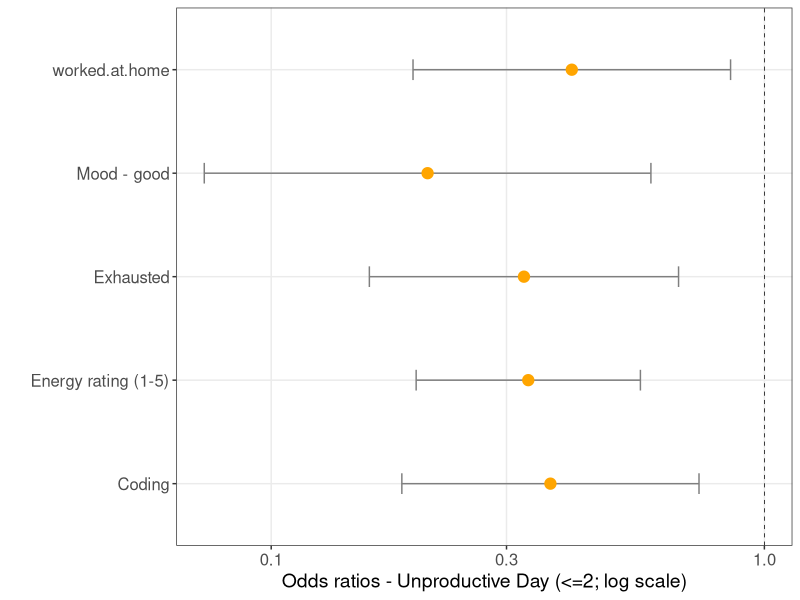
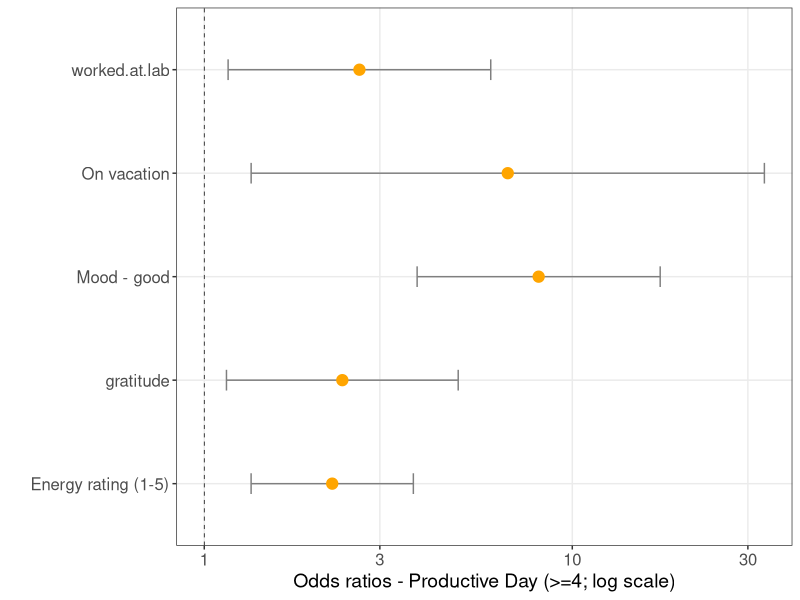

The R script that drew these images, in order:
## ---- chunk 1
set.seed(6666)
library(knitr)
library(tidyverse)
library(caret)
library(nnet)
library(reshape2)
# library(Hmisc)
classes <- c('Date', 'numeric', replicate(9, 'logical'), 'numeric', replicate(5, 'logical'),
             'factor', replicate(7, 'logical'), 'numeric', replicate(17, 'logical'))
self.data <- read.csv(file = "data/self_data-subset-INST462.csv", colClasses = classes) %>%
  dplyr::select(-worked.at.library, -productive.day, -Date, -MITs.done, -ate.near.bedtime,
                -read.in.bed, -used.phone.in.bed, -took.morning.meds, -took.evening.meds) %>%
  mutate(productivity.rating = factor(productivity.rating)) %>%
  mutate(productivity.rating = fct_collapse(productivity.rating, '<=2' = c('1', '2'), '>=4' = c('4', '5'))) %>%
  mutate(productivity.rating = relevel(productivity.rating, ref = '3')) %>%
  mutate(mood = relevel(mood, ref = 'neutral')) %>%
  na.omit()

n.by.var <-
  self.data %>%
  mutate(moodgood = mood == 'good', moodsad = mood == 'sad', energy.rating = 1) %>%
  select(-mood, -productivity.rating) %>%
  summarize_all(sum) %>%
  unlist()

vars.with.variance <-
  c(n.by.var[n.by.var > 20 & n.by.var < nrow(self.data) - 20], n.by.var['energy.rating'])

vars.with.enough.variance.actual.colnames <-
  c(names(vars.with.variance)[!(names(vars.with.variance) %in% c('moodgood', 'moodsad'))],
    'productivity.rating',
    'mood')

self.data.vars.with.variance <-
  self.data %>%
  select_at(vars.with.enough.variance.actual.colnames)

train.indices <- sample(seq_len(nrow(self.data.vars.with.variance)),
                        size = floor(0.75 * nrow(self.data.vars.with.variance)))
train.data <- self.data.vars.with.variance[train.indices,]
test.data <- self.data.vars.with.variance[-train.indices,]
## ---- chunk 2
# Cross validation performance of multinomial regression.
# reference: http://amunategui.github.io/multinomial-neuralnetworks-walkthrough/
totalAccuracy <- c()
cv <- 10
cvDivider <- floor(nrow(self.data.vars.with.variance) / (cv + 1))

for (cv in seq(1:cv)) {
  train.indices <- sample(seq_len(nrow(self.data.vars.with.variance)),
                          size = floor(0.75 * nrow(self.data.vars.with.variance)))
  dataTrain <- self.data.vars.with.variance[train.indices,]
  dataTest <- self.data.vars.with.variance[-train.indices,]

  prodModel <- multinom(productivity.rating ~ ., data = dataTrain, maxit = 1000, trace = FALSE)

  pred <- predict(prodModel, newdata = dataTest, type = "class")

  #  classification error
  cv_ac <- postResample(dataTest$productivity.rating, pred)[[1]]
  # print(paste('Current Accuracy:', cv_ac, 'for CV:', cv))
  totalAccuracy <- c(totalAccuracy, cv_ac)
}
mean(totalAccuracy)

# Use final model to predict on the training dataset, check out confusion matrix.
preds <- predict(prodModel, type = "class", newdata = dataTest)
postResample(dataTest$productivity.rating, preds)
confusionMatrix(table(dataTest$productivity.rating, preds))[c('overall', 'table')]
## ---- chunk 3
# summary(test)
z <- summary(prodModel)$coefficients/summary(prodModel)$standard.errors
# 2-tailed z test
p <- (1 - pnorm(abs(z), 0, 1)) * 2

# variables with a significant result
library(stringr)
sig.vars <-
  melt(p, value.name = 'p') %>%
  filter(p < 0.05, Var2 != '(Intercept)') %>%
  distinct(Var2) %>%
  pull()
sig.vars.orig.names <- str_remove(str_remove(str_remove(sig.vars, 'TRUE'), 'good'), 'sad')

# exp(coef(prodModel)) gives relative risk (also called odds), i.e., the ratio of the probability of
# choosing one outcome category over the probability of choosing the baseline category
# exp(coef(prodModel))
sig.odds <- data.frame(exp(coef(prodModel))[,sig.vars])

# (exp(coef(prodModel)) - 1)*100 gives the percent change in the odds for a one unit increase in the
# independent variable -- "for a one point increase in energy rating, we see an 88% increase in the
# odds of having a productivity rating of >=4 compared to a productivity rating of 3."
# (exp(coef(prodModel)) - 1)*100
# ((exp(coef(prodModel)) - 1)*100)[,sig.vars]

sig.cis <- confint(prodModel)[sig.vars,,]
dimnames(sig.cis)[[1]] <- str_remove(dimnames(sig.cis)[[1]], 'TRUE')

sig.p <- data.frame(p[,sig.vars])
names(sig.p) <- unname(sapply(str_remove(sig.vars, 'TRUE'), paste0, '-p.value'))
names(sig.odds) <- unname(sapply(str_remove(sig.vars, 'TRUE'), paste0, '-odds'))
sig.odds.and.p <- cbind(sig.odds, sig.p)
sig.odds.and.p <-
  sig.odds.and.p[, order(names(sig.odds.and.p), decreasing = FALSE)] %>%
  rownames_to_column(var = 'productivity.rating')

kable(
  sig.odds.and.p %>%
    gather(key, value, -productivity.rating) %>%
    extract(key, c('variable', 'stat'), '([[:alpha:].]+)-([[:alpha:].]+)') %>%
    spread(stat, value) %>%
    filter(p.value < 0.05) %>%
    select(variable, productivity.rating, odds, p.value) %>%
    mutate(n = n.by.var[variable]) %>%
    arrange(variable),
  digits = 3,
  align = 'l'
)
## ---- chunk 4
# adapted from: http://www.jscarlton.net/post/2015-10-24VisualizingLogistic/
sig.odds.and.p.transformed <-
  sig.odds.and.p %>%
  gather(key, value, -productivity.rating) %>%
  extract(key, c('variable', 'stat'), '([[:alpha:].]+)-([[:alpha:].]+)') %>%
  spread(stat, value) %>%
  filter(p.value < 0.05) %>%
  select(variable, productivity.rating, odds, p.value)

unproductive.data.with.errorbars <-
  sig.odds.and.p.transformed %>%
  filter(productivity.rating == '<=2') %>%
  mutate(n = n.by.var[variable],
         lb = exp(sig.cis[variable, '2.5 %', '<=2']),
         ub = exp(sig.cis[variable, '97.5 %', '<=2'])) %>%
  arrange(variable) %>%
  filter(variable != 'moodsad') %>%
  mutate(variable = fct_recode(variable,
                               'Coding'              = 'coding',
                               'Energy rating (1-5)' = 'energy.rating',
                               'Exhausted'           = 'exhausted',
                               'Mood - good'         = 'moodgood'))

ggplot(unproductive.data.with.errorbars, aes(x = odds, y = variable)) +
  geom_vline(aes(xintercept = 1), size = .25, linetype = "dashed") +
  geom_errorbarh(aes(xmax = ub, xmin = lb), size = .5, height = .2, color = "gray50") +
  geom_point(size = 3.5, color = "orange") +
  theme_bw() +
  theme(panel.grid.minor = element_blank(),
        axis.text = element_text(size = 12),
        axis.title = element_text(size = 14)) +
  scale_x_log10() +
  ylab("") +
  xlab("Odds ratios - Unproductive Day (<=2; log scale)")


productive.data.with.errorbars <-
  sig.odds.and.p.transformed %>%
  filter(productivity.rating == '>=4') %>%
  mutate(n = n.by.var[variable],
         lb = exp(sig.cis[variable, '2.5 %', '>=4']),
         ub = exp(sig.cis[variable, '97.5 %', '>=4'])) %>%
  arrange(variable) %>%
  filter(variable != 'moodsad') %>%
  mutate(variable = fct_recode(variable,
                               'Energy rating (1-5)' = 'energy.rating',
                               'Mood - good' = 'moodgood',
                               'Out of town' = 'away.from.home',
                               'On vacation' = 'on.vacation',
                               'Slept in' = 'slept.in'))

ggplot(productive.data.with.errorbars, aes(x = odds, y = variable)) +
  geom_vline(aes(xintercept = 1), size = .25, linetype = "dashed") +
  geom_errorbarh(aes(xmax = ub, xmin = lb), size = .5, height = .2, color = "gray50") +
  geom_point(size = 3.5, color = "orange") +
  theme_bw() +
  theme(panel.grid.minor = element_blank(),
        axis.text = element_text(size = 12),
        axis.title = element_text(size = 14)) +
  scale_x_log10() +
  ylab("") +
  xlab("Odds ratios - Productive Day (>=4; log scale)")
## ---- chunk 5
# # https://stats.idre.ucla.edu/r/dae/ordinal-logistic-regression/
# library(MASS)
# ## fit ordered logit model and store results 'm'
# m <- polr(productivity.rating ~ ., data = self.data, Hess = TRUE)
# 
# ## view a summary of the model
# summary(m)
# 
# (ctable <- coef(summary(m)))
# 
# ## calculate and store p values
# p <- pnorm(abs(ctable[, "t value"]), lower.tail = FALSE) * 2
# 
# ## combined table
# (ctable <- cbind(ctable, "p value" = round(p, digits = 3)))
# 
# p.coeff <- p[names(m$coefficients)]
# significant.estimators <- names(p.coeff[p.coeff < 0.05])
# 
# (ci <- confint(m)) # default method gives profiled CIs
# 
# confint.default(m) # CIs assuming normality
# 
# ## odds ratios
# exp(coef(m)[significant.estimators])
# 
# ## OR and CI
# exp(cbind(OR = coef(m), ci))
# 
# sf <- function(y) {
#   c('Y>=1' = qlogis(mean(y >= 1)),
#     'Y>=2' = qlogis(mean(y >= 2)),
#     'Y>=3' = qlogis(mean(y >= 3)),
#     'Y>=4' = qlogis(mean(y >= 4)),
#     'Y>=5' = qlogis(mean(y >= 5)))
# }
# # (s <- with(self.data, summary(as.formula(paste('as.numeric(productivity.rating) ~',
# #                                                paste(significant.estimators, collapse = ' + ')), fun = sf)))
# (s <- with(self.data,
#            summary(as.numeric(productivity.rating) ~ coding + energy.rating + exhausted + mood +
#                      slept.in + went.to.class + worked.at.home + worked.at.lab,
#                    fun = sf)))
# 
# s[, 6] <- s[, 6] - s[, 5]
# s[, 5] <- s[, 5] - s[, 4]
# s[, 4] <- s[, 4] - s[, 3]
# s[, 3] <- s[, 3] - s[, 3]
# s
# 
# plot(s, which = 1:5, xlab = 'logit', main = ' ', xlim = range(s[,3:6], finite = TRUE))
# 
# library(brant)
# brant(m, by.var = TRUE)
# 
# data = MASS::survey
# data$Smoke = ordered(MASS::survey$Smoke, levels = c("Never","Occas","Regul","Heavy"))
# model1 = MASS::polr(Smoke ~ Sex + Height, data = data, Hess = TRUE)
# brant(model1)
